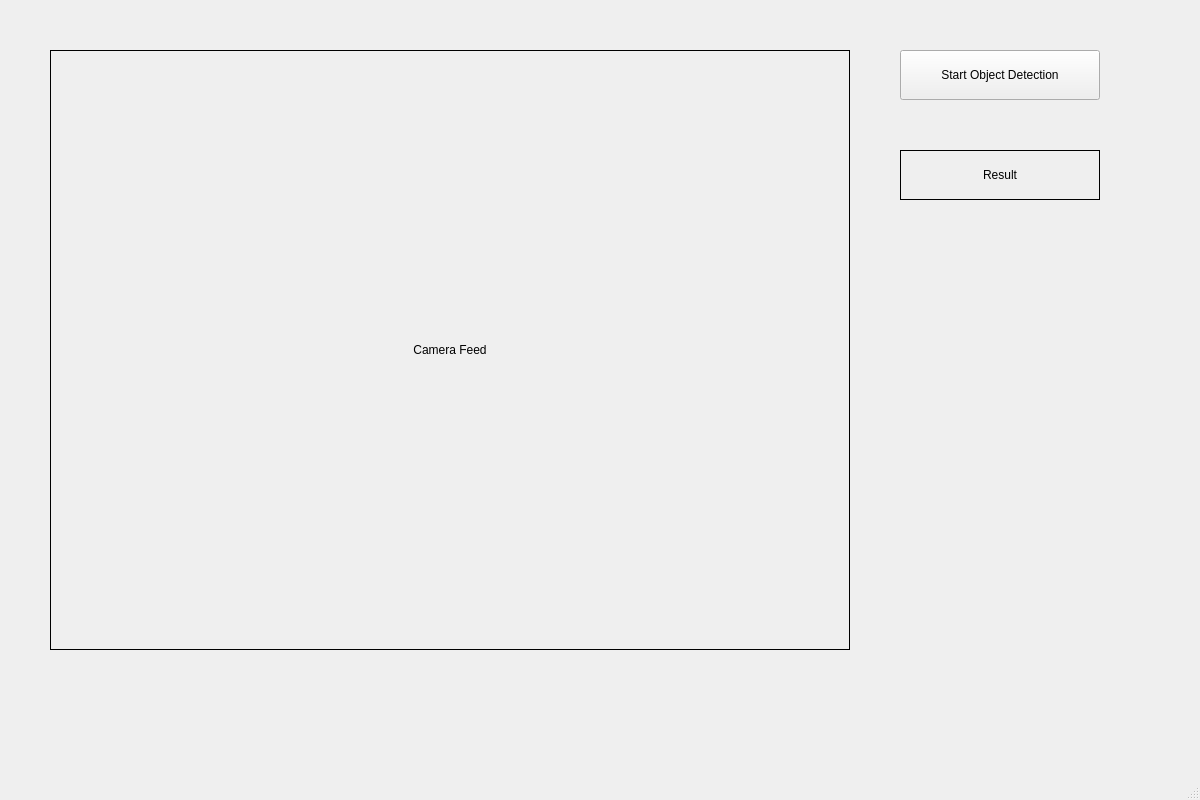
<?xml version="1.0" encoding="UTF-8"?>
<ui version="4.0">
 <class>MainWindow</class>
 <widget class="QMainWindow" name="MainWindow">
  <property name="geometry">
   <rect>
    <x>0</x>
    <y>0</y>
    <width>1200</width>
    <height>800</height>
   </rect>
  </property>
  <property name="windowTitle">
   <string>Camera Object Detection</string>
  </property>
  <widget class="QWidget" name="centralwidget">
   <widget class="QLabel" name="CameraFeed">
    <property name="geometry">
     <rect>
      <x>50</x>
      <y>50</y>
      <width>800</width>
      <height>600</height>
     </rect>
    </property>
    <property name="text">
     <string>Camera Feed</string>
    </property>
    <property name="styleSheet">
     <string notr="true">border: 1px solid black;</string>
    </property>
    <property name="alignment">
     <set>Qt::AlignCenter</set>
    </property>
   </widget>
   <widget class="QPushButton" name="DetectButton">
    <property name="geometry">
     <rect>
      <x>900</x>
      <y>50</y>
      <width>200</width>
      <height>50</height>
     </rect>
    </property>
    <property name="text">
     <string>Start Object Detection</string>
    </property>
   </widget>
   <widget class="QLabel" name="ResultText">
    <property name="geometry">
     <rect>
      <x>900</x>
      <y>150</y>
      <width>200</width>
      <height>50</height>
     </rect>
    </property>
    <property name="text">
     <string>Result</string>
    </property>
    <property name="styleSheet">
     <string notr="true">border: 1px solid black;</string>
    </property>
    <property name="alignment">
     <set>Qt::AlignCenter</set>
    </property>
   </widget>
  </widget>
  <widget class="QMenuBar" name="menubar"/>
  <widget class="QStatusBar" name="statusbar"/>
 </widget>
 <resources/>
 <connections/>
</ui>
